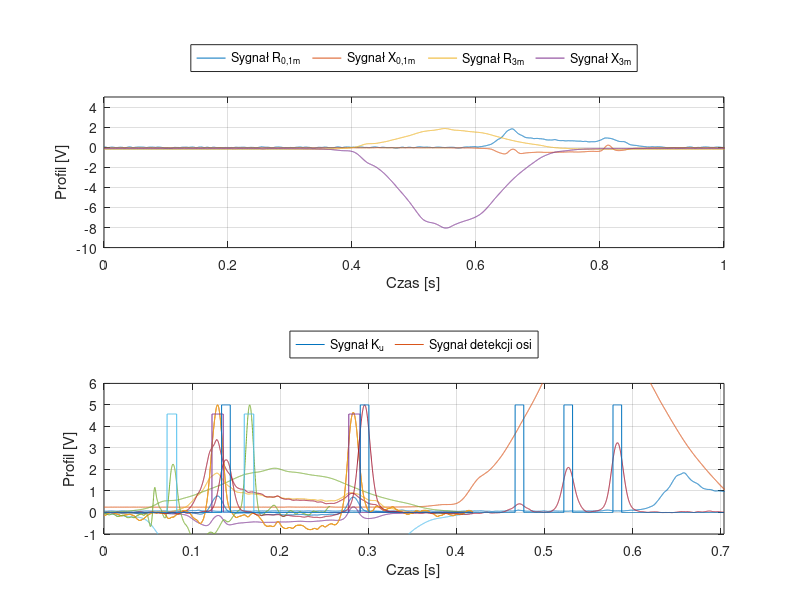

MATLAB code for this plot:
%% sygnaly wejsciowe
close all;
clear all;
load('sygnaly-wejsciowe')
% R01 = log(:, 1)';
% X01 = log(:, 2)';
% R3 = log(:, 3)';
% X3 = log(:, 4)';
dt = 10e-5; 
t = dt:dt:2;
subplot(2,1, 1);
plot(t, R01)
hold on
plot(t, X01)
plot(t, R3)
plot(t, X3)
xlabel('Czas [s]')
ylabel('Profil [V]')
legend('Sygnał R_{0,1m}', 'Sygnał X_{0,1m}', 'Sygnał R_{3m}', 'Sygnał X_{3m}', ...
    'Location','northoutside','Orientation','horizontal')
axis([0 1 -10 5])
grid on;
subplot(2, 1, 2);
plot(t, sqrt(R01 .^2 + X01.^2))
hold on;
plot(t, sqrt(R3 .^2 + X3.^2))
xlabel('Czas [s]')
ylabel('Profil [V]')
legend('Sygnał (R_{0,1m}^{2} + X_{0,1m}^{2})^{0.5}', 'Sygnał (R_{3m}^{2} + X_{m}^{2})^{0.5}', ...
    'Location','northoutside','Orientation','horizontal')
axis([0 1 0 10])
grid on;

%% przetwarzanie wstepne
close all;
clear all;
load('sygnaly-przetwarzanie')
% R01 = log(:, 1)';
% X01 = log(:, 2)';
% R3 = log(:, 3)';
% X3 = log(:, 4)';
dt = 10e-5; 
% t = dt:dt:(dt * size(R01, 1));
t = (1:size(R01, 2)) * dt;
% subplot(2,1, 1);
plot(t, R01)
hold on
plot(t, X01)
plot(t, R3)
plot(t, X3)
xlabel('Czas [s]')
ylabel('Profil [V]')
legend('Sygnał R_{0,1m}', 'Sygnał X_{0,1m}', 'Sygnał R_{3m}', 'Sygnał X_{3m}', ...
    'Location','northoutside','Orientation','horizontal')
axis([0 t(end) -10 5])
grid on;
%% algorytm 1
close all;
clear all;
load('sygnaly-m-kp-ku')
% M = log(:, 1)';
% Kp = log(:, 2)';
% Ku = log(:, 3)';
dt = 10e-5;
t = (1:size(M, 2)) * dt;
plot(t, M)
hold on;
plot(t, Kp)
plot(t, Ku)
xlabel('Czas [s]')
ylabel('Profil [V]')
legend('Sygnał M', 'Sygnał K_{p}', 'Sygnał K_{u}', ...
    'Location','northoutside','Orientation','horizontal')
axis([0 t(end) -1 6])
grid on;

%% algorytm ku piezo
close all;
clear all;
load('sygnaly-ku-piezo')
% Ku = log(:, 1)';
% piezo = log(:, 2)';
dt = 10e-5;
t = (1:size(Ku, 2)) * dt;
plot(t, Ku)
hold on;
plot(t, piezo)
xlabel('Czas [s]')
ylabel('Profil [V]')
legend('Sygnał K_{u}', 'Sygnał piezo', ...
    'Location','northoutside','Orientation','horizontal')
axis([0 t(end) -1 6])
grid on;

%% algorytm brakujace ku piezo
close all;
clear all;
load('sygnaly-ku-piezo-brakujace')
% Ku = log(:, 1)';
% piezo = log(:, 2)';
dt = 10e-5;
t = (1:size(Ku, 2)) * dt;
plot(t, Ku)
hold on;
plot(t, piezo)
xlabel('Czas [s]')
ylabel('Profil [V]')
legend('Sygnał K_{u}', 'Sygnał piezo', ...
    'Location','northoutside','Orientation','horizontal')
axis([0 t(end) -2 6])
grid on;

%% algorytm podniesiona ku piezo
close all;
clear all;
load('sygnaly-ku-piezo-podniesiona')
dt = 10e-5;
t = (1:size(Ku_4, 1)) * dt;
% subplot(2,1, 1);
% plot(t, Ku_4)
% hold on;
% plot(t, Piezo)
% xlabel('Czas [s]')
% ylabel('Wartość [V]')
% legend('Sygnał K_{u} - 4 osie', 'Sygnał piezo', ...
%     'Location','northoutside','Orientation','horizontal')
% axis([0 t(end) -1 6])
% grid on;

nowe_piezo = zeros(size(Ku_5));
for i =1:size(Ku_5)
    if min(abs(osie - i)) < 50
        nowe_piezo(i) = 5;
    else
        nowe_piezo(i) = 0;
    end;
end;
% subplot(2,1, 2);
plot(t, Ku_5)
hold on;
plot(t, nowe_piezo)
xlabel('Czas [s]')
ylabel('Profil [V]')
legend('Sygnał K_{u}', 'Sygnał detekcji osi', ...
    'Location','northoutside','Orientation','horizontal')
axis([0 t(end) -1 6])
grid on;

